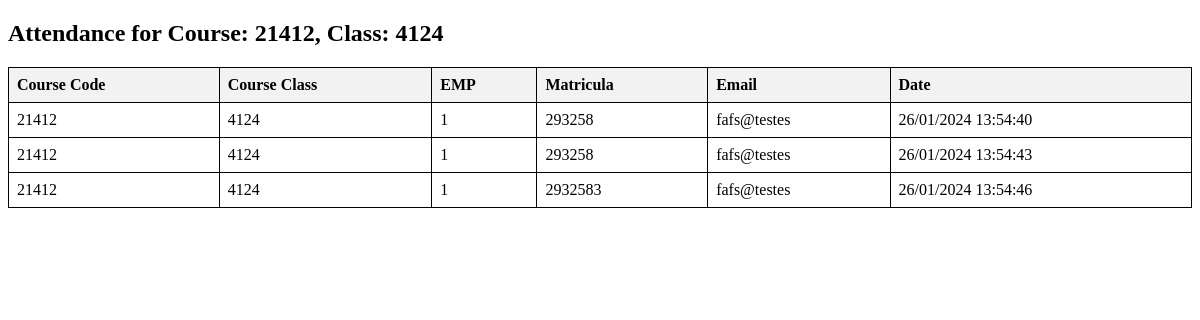
Screenshot of /attendance_data/21412/4124 with the database file from the repository.
### app.py (models this page shows)
class Attendance(db.Model):
    id = db.Column(db.Integer, primary_key=True)
    course_code = db.Column(db.String(50))
    course_class = db.Column(db.String(50))
    emp = db.Column(db.Integer)
    matricula = db.Column(db.Integer)
    email = db.Column(db.String(100))
    date = db.Column(db.DateTime, default=db.func.current_timestamp())

### app.py (the view)
@app.route('/attendance_data/<course_code>/<course_class>')
def filtered_attendance_data(course_code, course_class):
    attendances = Attendance.query.filter_by(course_code=course_code, course_class=course_class).all()
    return render_template('attendance_data.html', attendances=attendances, course_code=course_code, course_class=course_class)

### templates/attendance_data.html (shortened to what this page needs)
<!DOCTYPE html>
<html>
<head>
</head>
<body>
<h2>Attendance for Course: {{ course_code }}, Class: {{ course_class }}</h2>
    <table>
        <tr>
            <th>Course Code</th>
            <th>Course Class</th>
            <th>EMP</th>
            <th>Matricula</th>
            <th>Email</th>
            <th>Date</th>
        </tr>
        {% for attendance in attendances %}
            <tr>
                <td>{{ attendance.course_code }}</td>
                <td>{{ attendance.course_class }}</td>
                <td>{{ attendance.emp }}</td>
                <td>{{ attendance.matricula }}</td>
                <td>{{ attendance.email }}</td>
                <td>{{ attendance.date.strftime('%d/%m/%Y %H:%M:%S') }}</td>
            </tr>
        {% endfor %}
    </table>
</body>
</html>

### templates/attendance_data.html (style rules this page uses)
table { width: 100%; border-collapse: collapse; }
table, th, td { border: 1px solid black; }
th, td { padding: 8px; text-align: left; }
th { background-color: #f2f2f2; }

### rows the page displays
Attendance: course_code "21412", course_class "4124", emp "1", matricula "293258", email "fafs@testes", date "26/01/2024 13:54:40"
Attendance: course_code "21412", course_class "4124", emp "1", matricula "293258", email "fafs@testes", date "26/01/2024 13:54:43"
Attendance: course_code "21412", course_class "4124", emp "1", matricula "2932583", email "fafs@testes", date "26/01/2024 13:54:46"

### other values shown
{{ course_code }} "21412"
{{ course_class }} "4124"
